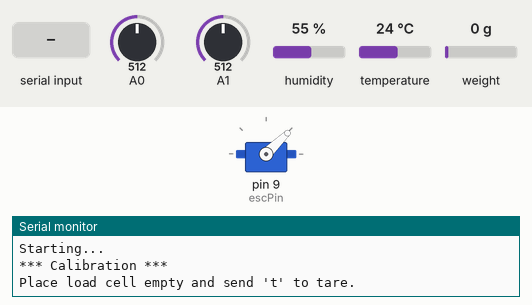
Simulated run of this sketch. Board: Arduino Uno, built with avr-gcc and run on an emulated ATmega328P. Shown: servo, the last lines printed to the serial monitor. Inputs (shaded band) come from the test bench; at power-on: weight on the scale 0 g, A0 = 512, A1 = 512, humidity 55 %, temperature 24 °C.

Above: at 6.2 s.
6.3 s: "t90\n" received over Serial
7.8 s: "90,45,200\n" received over Serial
At 9.2 s:
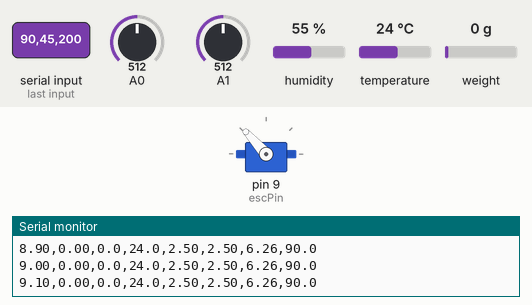
9.5 s: "100\n" received over Serial
At 10.7 s:
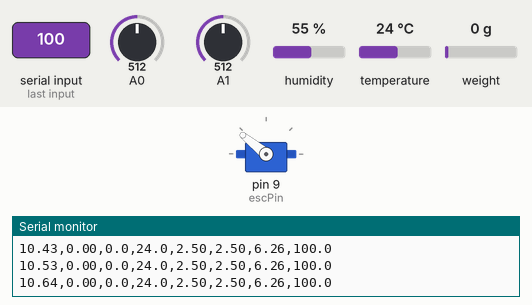
11.0 s: "30,150,10\n" received over Serial
At 12.2 s:
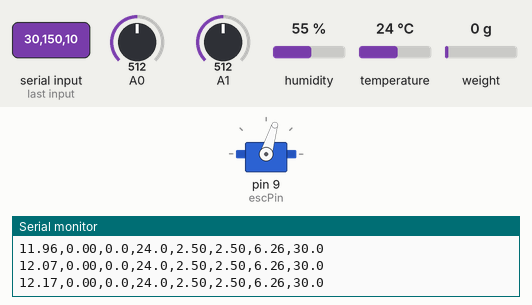
12.5 s: weight on the scale set to 1250 g
15.5 s: byte 116 ('t') received over Serial
At 17.1 s:
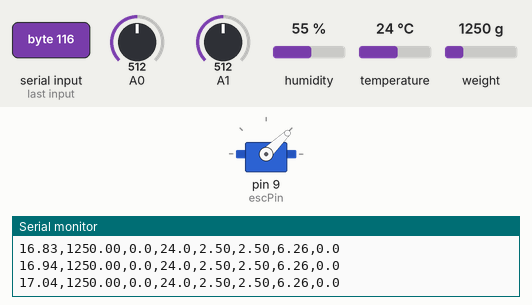
Timing chart, 0 to 18.6 s (numbered marks = the images above; inputs shaded):
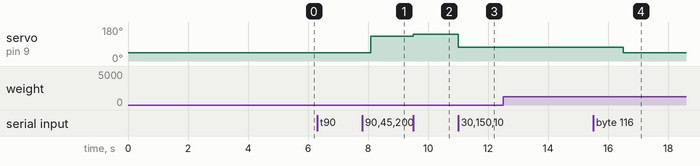

Measured:
- after the input at 7.8 s, servo on pin 9 (escPin): 44° → 132° after 0.29 s
- after the input at 9.5 s, servo on pin 9 (escPin): 132° → 141° at once
- after the input at 11.0 s, servo on pin 9 (escPin): 141° → 73° at once
- after the input at 15.5 s, servo on pin 9 (escPin): 73° → 44° after 1.0 s

The sketch:

AutomatedThrustTestNew.ino
```cpp
#include <HX711_ADC.h>
#include <DHT.h>
#include <Servo.h>  // For ESC control

// --- Pin assignments ---
const int HX711_dout = 0;
const int HX711_sck = 1;
const int DHTPIN = 4;
const int hall = 5;
const int escPin = 9;  // ESC signal pin

// --- Global variables ---
volatile unsigned long pulseCount = 0;
unsigned long lastTime = 0;
float rpm = 0;
const int magnets = 8;
const unsigned long interval = 1000;

float temp;
unsigned long lastThrottleChange = 0;
float throttlePercent = 0;
bool motorRunning = false;
bool inProcedure = false;
bool rampingDown = false;

// --- Objects ---
DHT dht(DHTPIN, DHT11);
HX711_ADC LoadCell(HX711_dout, HX711_sck);
Servo esc;

// --- Flags ---
bool headerPrinted = false;

// --- Function prototypes ---
void countPulse();
void calibrate();
void handleSerialInput();
void updateESC();
void changeCalFactor();
void printData();

void setup() {
  Serial.begin(9600);
  pinMode(hall, INPUT_PULLUP);
  attachInterrupt(digitalPinToInterrupt(hall), countPulse, FALLING);

  dht.begin();
  LoadCell.begin();

  esc.attach(escPin);
  esc.writeMicroseconds(1000);  // Arm ESC
  Serial.println("Arming ESC... please wait 3 seconds");
  delay(3000);

  Serial.println("Starting...");
  LoadCell.start(2000, true);

  if (LoadCell.getTareTimeoutFlag() || LoadCell.getSignalTimeoutFlag()) {
    Serial.println("HX711 timeout, check wiring!");
    while (1);
  }

  LoadCell.setCalFactor(1.0);
  calibrate();

  Serial.println("ESC ready.");
  Serial.println("Enter a power % (0–100), 'procedure', 'c' to change cal factor, or 's' to stop:");
}

void loop() {
  static bool newDataReady = false;
  static unsigned long lastPrint = 0;
  const unsigned long serialPrintInterval = 100; // ms

  // Update load cell
  if (LoadCell.update()) newDataReady = true;

  // Handle serial commands from GUI
  if (Serial.available() > 0) handleSerialInput();

  // --- Motor data calculations ---
  unsigned long currentTime = millis();
  if (currentTime - lastTime >= interval) {
    noInterrupts();
    unsigned long count = pulseCount;
    pulseCount = 0;
    interrupts();

    rpm = (count / (float)magnets) * (60000.0 / interval);
    temp = dht.readTemperature();
    lastTime = currentTime;
  }

  // --- Incremental ramp procedure ---
  if (inProcedure && !rampingDown && motorRunning && millis() - lastThrottleChange >= 5000) {
    throttlePercent += 5;
    if (throttlePercent > 100) throttlePercent = 100;
    updateESC();
    lastThrottleChange = millis();

    if (throttlePercent == 100) {
      delay(5000); // hold at 100%
      rampingDown = true;
      lastThrottleChange = millis();
    }
  }

  // --- Gradual ramp-down ---
  if (rampingDown && millis() - lastThrottleChange >= 500) {
    throttlePercent -= 5;
    if (throttlePercent <= 0) {
      throttlePercent = 0;
      updateESC();
      inProcedure = false;
      rampingDown = false;
      motorRunning = false;
    } else {
      updateESC();
      lastThrottleChange = millis();
    }
  }

  // --- Update ESC even if motorRunning is false ---
  updateESC();

  // --- Serial output for GUI ---
  if (millis() - lastPrint >= serialPrintInterval) {
    printData();
    lastPrint = millis();
    newDataReady = false;
  }
}

void countPulse() { pulseCount++; }

void updateESC() {
  int signal = map(throttlePercent, 0, 100, 1000, 2000);
  esc.writeMicroseconds(signal);
}

void calibrate() {
  Serial.println("*** Calibration ***");
  Serial.println("Place load cell empty and send 't' to tare.");

  bool _resume = false;
  while (!_resume) {
    LoadCell.update();
    if (Serial.available() > 0 && Serial.read() == 't')
      LoadCell.tareNoDelay();
    if (LoadCell.getTareStatus()) {
      Serial.println("Tare complete.");
      _resume = true;
    }
  }

  Serial.println("Place known mass and send its value (e.g. 100.0):");
  float known_mass = 0;
  while (known_mass == 0) {
    if (Serial.available() > 0) {
      known_mass = Serial.parseFloat();
    }
  }

  LoadCell.refreshDataSet();
  float newCal = LoadCell.getNewCalibration(known_mass);
  LoadCell.setCalFactor(newCal);
  Serial.print("Calibration complete. Factor = ");
  Serial.println(newCal);
  Serial.println("***");
}

void changeCalFactor() {
  float oldCal = LoadCell.getCalFactor();
  Serial.println("***");
  Serial.print("Current calibration value: ");
  Serial.println(oldCal);
  Serial.println("Send new value (e.g. 680.0):");

  float newCal = 0;
  bool _resume = false;
  while (!_resume) {
    if (Serial.available() > 0) {
      newCal = Serial.parseFloat();
      if (newCal > 0) {
        LoadCell.setCalFactor(newCal);
        Serial.print("New calibration value set to: ");
        Serial.println(newCal);
        _resume = true;
      }
    }
  }

  Serial.println("Calibration factor updated.");
  Serial.println("***");
}

void handleSerialInput() {
  String input = Serial.readStringUntil('\n');
  input.trim();

  if (input.equalsIgnoreCase("s")) {
    throttlePercent = 0;
    updateESC();
    motorRunning = false;
    inProcedure = false;
    rampingDown = false;
    Serial.println("Motor stopped.");
    return;
  }

  if (input.equalsIgnoreCase("procedure")) {
    throttlePercent = 0;
    updateESC();
    motorRunning = true;
    inProcedure = true;
    rampingDown = false;
    lastThrottleChange = millis();
    return;
  }

  if (input.equalsIgnoreCase("c")) {
    changeCalFactor();
    return;
  }

  float val = input.toFloat();
  if (val >= 0 && val <= 100) {
    throttlePercent = val;
    motorRunning = (val > 0);
    inProcedure = false;
    rampingDown = false;
    updateESC();
  }
}

// --- Print structured CSV for GUI ---
void printData() {
  float thrust = LoadCell.getData();
  float voltage = analogRead(A0) * (5.0 / 1023.0); // placeholder
  float current = analogRead(A1) * (5.0 / 1023.0); // placeholder
  unsigned long ms = millis();

  // Print header once
  if (!headerPrinted) {
    Serial.println("time,thrust,rpm,temperature,voltage,current,power,throttle");
    headerPrinted = true;
  }

  float power = voltage * current;

  // Print values
  Serial.print(ms / 1000.0, 2); Serial.print(",");
  Serial.print(thrust, 2); Serial.print(",");
  Serial.print(rpm, 1); Serial.print(",");
  Serial.print(temp, 1); Serial.print(",");
  Serial.print(voltage, 2); Serial.print(",");
  Serial.print(current, 2); Serial.print(",");
  Serial.print(power, 2); Serial.print(",");
  Serial.print(throttlePercent, 1);
  Serial.println();
}
```
